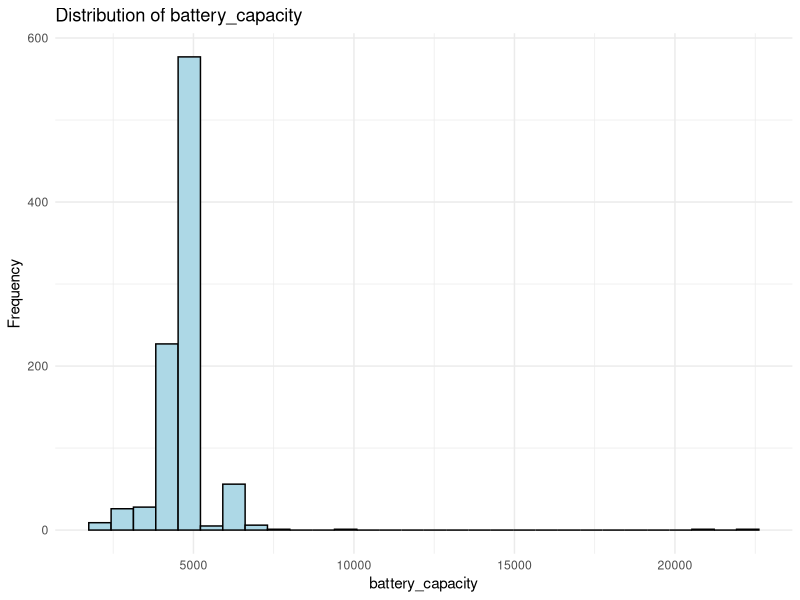
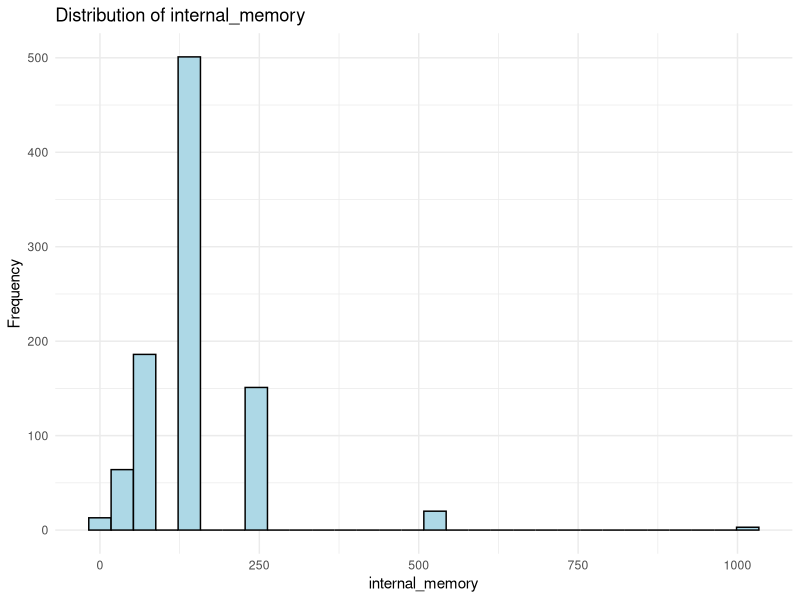
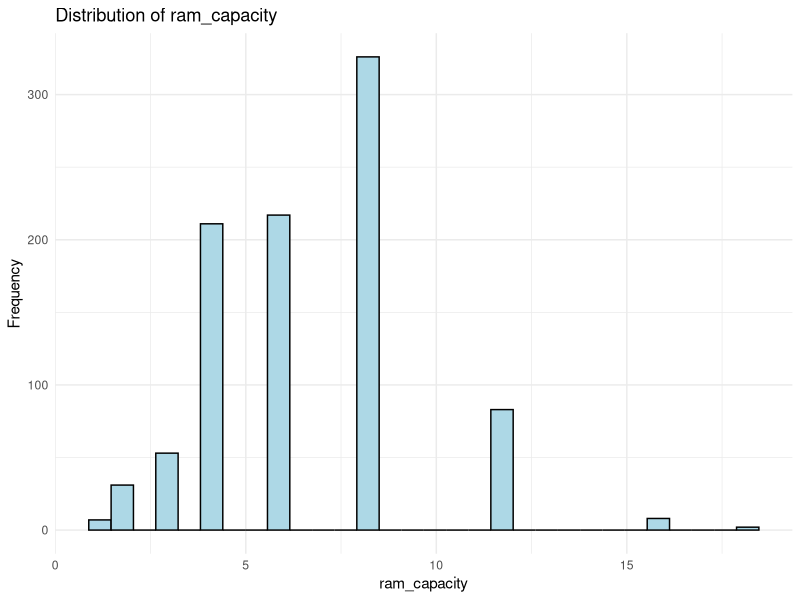
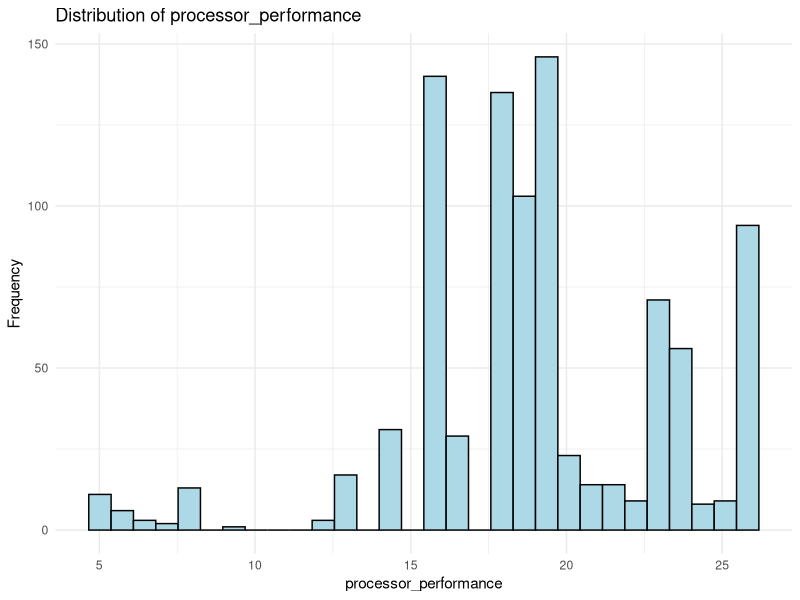
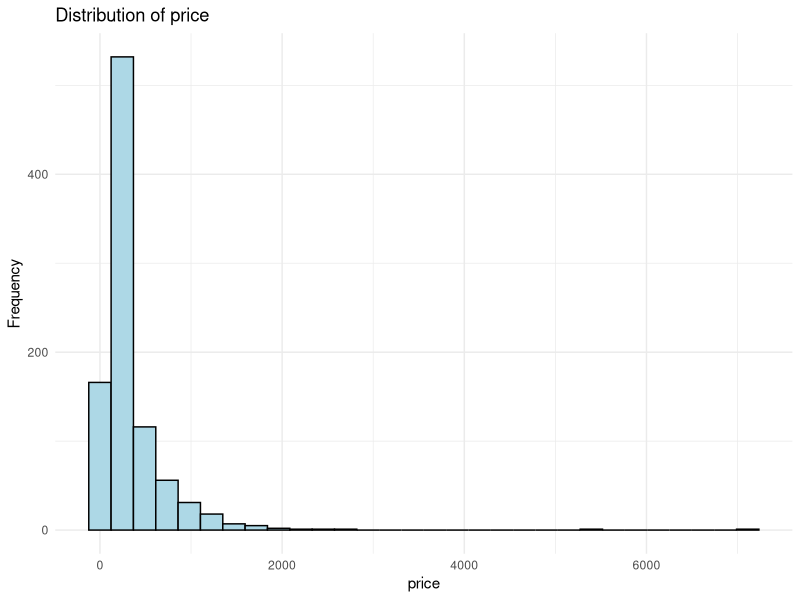
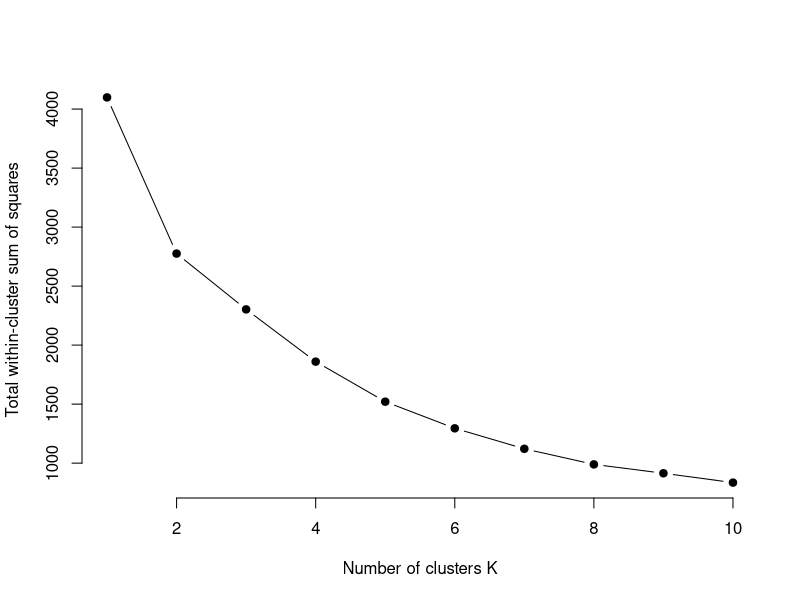
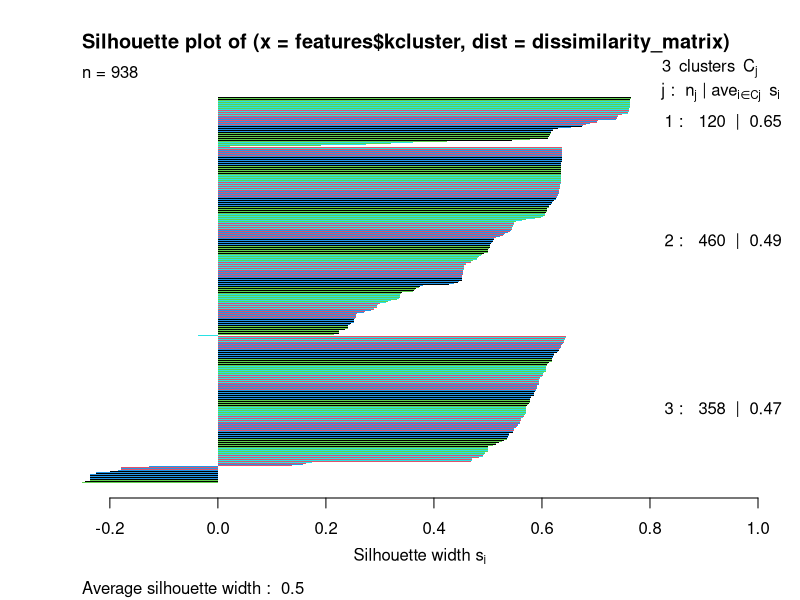
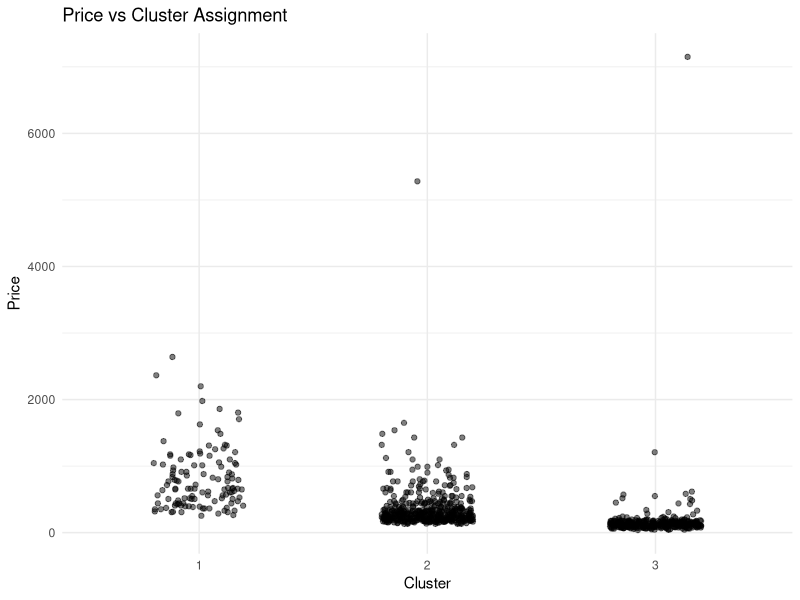

The R script that drew these images, in order:
## ---- chunk 1
#| label: load-packages
#| include: false

library(tidyverse)
library(dplyr)
library(readr)
library(fastDummies)
library(tidyr)
## ---- chunk 2
smartphones <- read_csv("smartphones.csv", show_col_types = FALSE)
## ---- chunk 3
colSums(is.na(smartphones))
## ---- chunk 4
summary(smartphones)
## ---- chunk 5
colnames(smartphones)
## ---- chunk 6
clean_data <- smartphones %>%
  select(brand_name, model, price, processor_speed, num_cores, battery_capacity, `5G_or_not`, fast_charging_available, internal_memory, ram_capacity) %>%
  mutate(
    battery_capacity = case_when(
      grepl("Apple iPhone 12", model) & battery_capacity == 0 ~ 2815,
      grepl("Apple iPhone 12 (128GB)", model) & battery_capacity == 0 ~ 2815,
      grepl("Apple iPhone 12 Mini", model) & battery_capacity == 0 ~ 2227,
      grepl("Apple iPhone 12 Mini (128GB)", model) & battery_capacity == 0 ~ 2227,
      grepl("Apple iPhone 12 Mini (256GB)", model) & battery_capacity == 0 ~ 2227,
      grepl("Apple iPhone 12 Pro (256GB)", model) & battery_capacity == 0 ~ 2815,
      grepl("Apple iPhone 12 Pro (512GB)", model) & battery_capacity == 0 ~ 2815,
      grepl("Apple iPhone 15 Pro", model) & battery_capacity == 0 ~ 3274,
      grepl("Apple iPhone SE 3 2022", model) & battery_capacity == 0 ~ 2018,
      grepl("Apple iPhone SE 4", model) & battery_capacity == 0 ~ 3279,
      TRUE ~ battery_capacity
    ),
    processor_performance = processor_speed * num_cores,
    price = price * 0.011  #converting from indian rupee to euro
  )
## ---- chunk 7
colSums(is.na(clean_data))
## ---- chunk 8
clean_data <- na.omit(clean_data)
clean_data <- subset(clean_data, processor_speed != 0.00)
## ---- chunk 9
clean_data <- clean_data[, -c(4,5)]
## ---- chunk 10
columns_to_plot <- c("battery_capacity", "internal_memory", "ram_capacity", "processor_performance", "price")

# Looping through each column name and create a plot
plots <- lapply(columns_to_plot, function(column_name) {
  ggplot(clean_data, aes(x = .data[[column_name]])) + 
    geom_histogram(bins = 30, fill = "lightblue", color = "black") + 
    labs(title = paste("Distribution of", column_name), x = column_name, y = "Frequency") +
    theme_minimal()
})

# Printing the plots
walk(plots, print)
## ---- chunk 11
summary(clean_data)
## ---- chunk 12
data_numeric <- clean_data %>% select_if(is.numeric)
cor_matrix <- cor(data_numeric)
print(cor_matrix)
## ---- chunk 13
# Removing non-numeric columns 
features <- clean_data[, !(names(clean_data) %in% c("brand_name","model", "price"))]
## ---- chunk 14
# Standardizing
features$battery_capacity <- scale(features$battery_capacity)
features$internal_memory <- scale(features$internal_memory)
features$ram_capacity <- scale(features$ram_capacity)
features$processor_performance <- scale(features$processor_performance)
## ---- chunk 15
head(features)
## ---- chunk 16

set.seed(7)
wss <- numeric() # Initializing vector to store WSS for each k
for (k in 1:10) {
  km <- kmeans(features, centers = k, nstart = 25)
  wss[k] <- km$tot.withinss
}
## ---- chunk 17

# Plotting the elbow curve
plot(1:10, wss, type = "b", pch = 19, frame = FALSE, 
     xlab = "Number of clusters K", 
     ylab = "Total within-cluster sum of squares")

## ---- chunk 18
set.seed(7) # For reproducibility
km_result <- kmeans(features, centers = 3, nstart = 10)

# Add the cluster assignment back to the original data
features$kcluster <- km_result$cluster

# Inspect the first few rows of the data to see the cluster assignment
head(features)
## ---- chunk 19
features$`5G_or_not` <- as.factor(features$`5G_or_not`)
features$fast_charging_available <- as.factor(features$fast_charging_available)

numerical_columns <- c("battery_capacity", "internal_memory", "ram_capacity", "processor_performance")  
features[numerical_columns] <- lapply(features[numerical_columns], as.numeric)

## ---- chunk 20
library(cluster)
## ---- chunk 21

dissimilarity_matrix <- daisy(features, metric = "gower")

silhouettes <- silhouette(features$kcluster, dissimilarity_matrix)
silhouette_summary <- summary(silhouettes)
plot(silhouettes, col = 1:5, border = NA)

## ---- chunk 22
if (nrow(clean_data) == nrow(features)) {
  # Adding the new cluster column to clean_data (that contains model, brand and price)
  clean_data$kcluster <- features$kcluster
} else {
  stop("The number of rows in the datasets do not match.")
}

## ---- chunk 23

# Plotting price vs cluster with a scatter plot
ggplot(clean_data, aes(x = factor(kcluster), y = price)) +
  geom_jitter(width = 0.2, alpha = 0.5) + # geom_jitter to avoid overplotting
  labs(x = "Cluster", y = "Price", title = "Price vs Cluster Assignment") +
  theme_minimal()

## ---- chunk 24
cluster_averages <- clean_data %>%
  group_by(kcluster) %>%
  summarise(across(where(is.numeric), mean, na.rm = TRUE))

# Printing the averages for each cluster
print(cluster_averages)
## ---- chunk 25


centroids <- as.data.frame(km_result$centers)
print(centroids)

# Calculating the range for each feature across centroids
feature_importance <- apply(centroids, 2, function(x) max(x) - min(x))

# Sorting features by importance
sorted_feature_importance <- sort(feature_importance, decreasing = TRUE)
print(sorted_feature_importance)

## ---- chunk 26
brand_dominance <- clean_data %>%
  group_by(kcluster, brand_name) %>%
  summarise(count = n(), .groups = 'drop') %>%
  arrange(kcluster, desc(count))

# Now, for each cluster, calculating the percentage of each brand
brand_dominance <- brand_dominance %>%
  group_by(kcluster) %>%
  mutate(percentage = count / sum(count) * 100)

# Displaying the top brands in each cluster by percentage
print(brand_dominance)
## ---- chunk 27
ggplot(brand_dominance, aes(x = factor(kcluster), y = percentage, fill = brand_name)) +
  geom_bar(stat = "identity", position = position_stack(reverse = TRUE)) +
  labs(x = "Cluster", y = "Percentage", fill = "Brand Name") +
  theme_minimal() +
  coord_flip() + # This makes it easier to read the brand names
  ggtitle("Brand Dominance in Smartphone Clusters")
## ---- chunk 28
View(clean_data)
